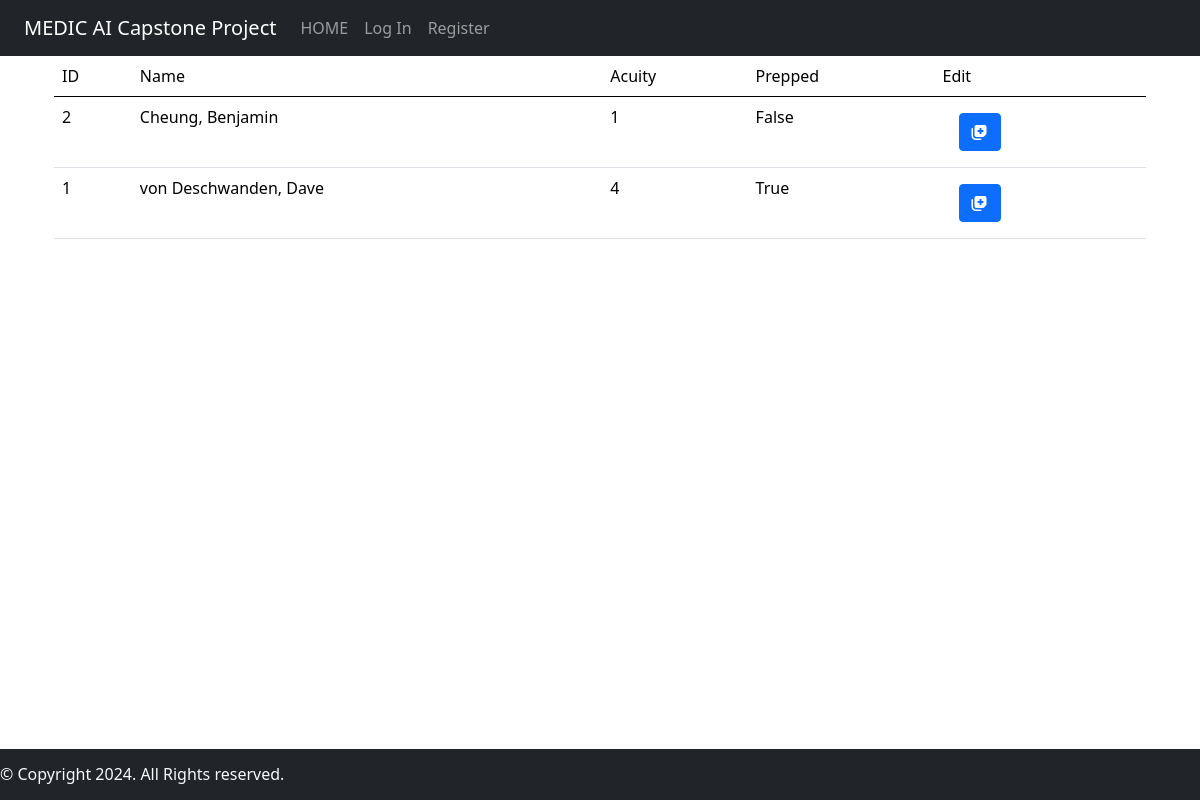
The app's page /patientlist with its own data.
### medicAI/models.py (models this page shows)
class Hospital_Visit(models.Model):
    ACUITY_CHOICES = [
        ('1', '1'),
        ('2', '2'),
        ('3', '3'),
        ('4', '4'),
        ('5', '5'),
    ]
    patient = models.ForeignKey(Patient, on_delete=models.CASCADE)
    symptom_start_date = models.DateField(default=timezone.now, blank=True)
    acuity = models.CharField(max_length=1, choices=ACUITY_CHOICES, default='5')
    temperature = models.DecimalField(
        max_digits=3,
        decimal_places=1,
        null=True,
        blank=True,
        validators=[MinValueValidator(30), MaxValueValidator(45)]
    )
    heart_rate = models.IntegerField(null=True, blank=True)
    prescription = models.CharField(max_length=200, blank=True)
    diagnosis = models.CharField(max_length=200, blank=True)
    seen_nurse = models.BooleanField(default=False)

class Patient(models.Model):
    BLOOD_TYPE = [
        ('AB+', 'AB+'),
        ('AB-', 'AB-'),
        ('A+', 'A+'),
        ('A-', 'A-'),
        ('B+', 'B+'),
        ('B-', 'B-'),
        ('O+', 'O+'),
        ('O-', 'O-'),
    ]
    SEX_CHOICES = [
        ('Male', 'Male'),
        ('Female', 'Female'),
        ('Other', 'Other'),
    ]
    first_name = models.CharField(max_length=64)
    last_name = models.CharField(max_length=64)
    dob = models.DateField()
    address = models.CharField(max_length=64, blank=True)
    phone_number = models.CharField(max_length=10, blank=True)
    height = models.IntegerField(blank=True)
    weight = models.IntegerField(blank=True)
    sex = models.CharField(max_length=6, choices=SEX_CHOICES)
    ohip = models.CharField(max_length=12)
    blood_type = models.CharField(
        max_length=3,
        choices=BLOOD_TYPE,
        default="",
        blank=True
    )

### medicAI/views.py (the view)
# urls.py: path("patientlist", views.patientlist, name="patientlist"),
def patientlist(request):
    all_hospital_visits = Hospital_Visit.objects.all().order_by('acuity')
    print(all_hospital_visits)
    context = {
        "hospital_visits": all_hospital_visits
    }
    return render(request, "medicAI/patientlist.html", context)

### medicAI/templates/medicAI/patientlist.html (shortened to what this page needs)
{% extends "medicAI/layout.html" %}
{% block body %}
    <div class="container">
        {% if hospital_visits %}
        <table class="table table-hover">
            <thead>
                <tr>
                    <td class="col">ID</td>
                    <td class="col">Name</td>
                    <td class="col">Acuity</td>
                    <td class="col">Prepped</td>
                    <td class="col">Edit</td>
                </tr>
            </thead>
            {% for visit in hospital_visits %}
            <tr>
                <td>{{ visit.id }}</td>
                <td>{{ visit.patient.last_name }}, {{ visit.patient.first_name }}</td>
                <td>{{visit.acuity}}</td>
                <td>{{visit.seen_nurse}}</td>
                <td class=" text-left">
                    <a class="nav-link link-light" href="{% url 'patientinfo' patient_id=visit.patient.id %}">
                        <button type="button" class="btn btn-primary">
                            <i class="fa-solid fa-notes-medical"></i>
                        </button>
                    </a>
                </td>
            </tr>
            {% endfor %}
        </table>
        {% endif %}
    </div>
{% endblock %}

### records on screen
Hospital_Visit: id "2", patient.last_name "Cheung", patient.first_name "Benjamin", acuity "1", seen_nurse "False"
Hospital_Visit: id "1", patient.last_name "von Deschwanden", patient.first_name "Dave", acuity "4", seen_nurse "True"
